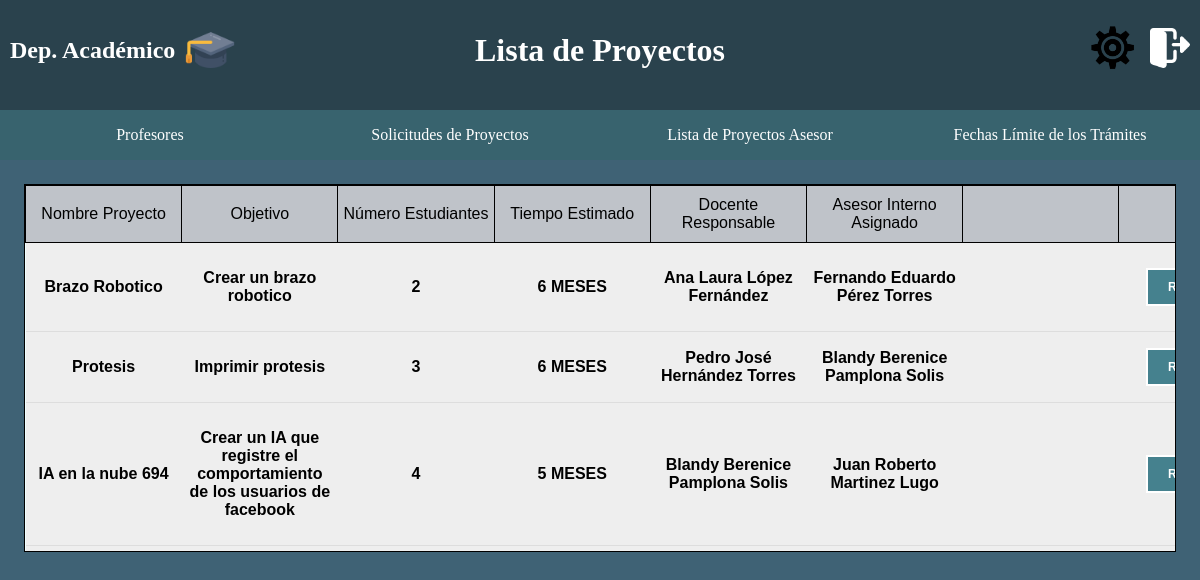
/DeptoAcademico/DeptoAcaLisPro.php (signed in), run on the app's committed database.
### tables this page shows
CREATE TABLE IF NOT EXISTS `SolicitudProyecto` (
    `SPID` int(10) NOT NULL AUTO_INCREMENT,
    `SPNombreProyecto` varchar(255) DEFAULT NULL,
    `SPObjetivo` varchar(1000) DEFAULT NULL,
    `SPDescripcion` varchar(1000) DEFAULT NULL,
    `SPImpacto` varchar(1000) DEFAULT NULL,
    `SPLugar` varchar(255) DEFAULT NULL,
    `SPEstudiantesRequeridos` int(11) DEFAULT NULL,
    `SDTiempoEstimado` int(11) DEFAULT NULL COMMENT 'MESES',
    `SPTipo` varchar(10) DEFAULT 'INTERNO' COMMENT 'INTERNO, EXTERNO, DUAL, CIIE',
    `SPLineaInvestigacion` varchar(255) DEFAULT NULL,
    `SPReferencias` varchar(1000) DEFAULT NULL,
    `UIDResponsable` int(11) DEFAULT NULL COMMENT 'El responsable es el que registra el proyecto',
    `SPEstatus` varchar(10) DEFAULT 'PENDIENTE' COMMENT 'PENDIENTE, REVISION, ACEPTADO, RECHAZADP',
    `ERFC` varchar(13) DEFAULT NULL,
    `UPropietario` int(11) DEFAULT NULL,
    PRIMARY KEY (`SPID`),
    KEY `UIDResponsable` (`UIDResponsable`),
    KEY `ERFC` (`ERFC`),
    KEY `UPropietario` (`UPropietario`),
    CONSTRAINT `SolicitudProyecto_ibfk_1` FOREIGN KEY (`ERFC`) REFERENCES `Empresas` (`ERFC`) ON DELETE CASCADE ON UPDATE CASCADE,
    CONSTRAINT `SolicitudProyecto_ibfk_2` FOREIGN KEY (`UPropietario`) REFERENCES `Usuarios` (`UID`) ON DELETE CASCADE ON UPDATE CASCADE,
    CONSTRAINT `UIDResponsable` FOREIGN KEY (`UIDResponsable`) REFERENCES `Usuarios` (`UID`) ON DELETE CASCADE ON UPDATE CASCADE
);

CREATE TABLE IF NOT EXISTS `Profesor` (
    `RFCProfesor` varchar(20) NOT NULL,
    `NombreCompleto` varchar(100) DEFAULT NULL,
    `CorreoInstitucional` varchar(50) DEFAULT NULL,
    `ContrasenaCorreo` varchar(50) DEFAULT NULL,
    `DID` int(11) DEFAULT NULL,
    PRIMARY KEY (`RFCProfesor`),
    KEY `DID` (`DID`),
    CONSTRAINT `DID` FOREIGN KEY (`DID`) REFERENCES `Departamentos` (`DID`) ON UPDATE CASCADE
);

### DeptoAcademico/funcionesDepto.php (called while the page is built, shortened)
<?php
function DID($UID){
    $conection = conn();
    $sql = "SELECT Departamentos.`DID` FROM `Departamentos` INNER JOIN `UsuariosDepartamentos` ON `Departamentos`.DID= `UsuariosDepartamentos`.DID WHERE `UsuariosDepartamentos`.UID = $UID;";
    $query = mysqli_query($conection, $sql);
    return $query;
}
function listSolicProyAcep($DID){
    $conection = conn();
    $sql = "SELECT SolicitudProyecto.`SPID` FROM `SolicitudProyecto` INNER JOIN `UsuariosDepartamentos` ON SolicitudProyecto.`UIDResponsable` = UsuariosDepartamentos.`UID` WHERE UsuariosDepartamentos.`DID` = $DID AND SolicitudProyecto.`SPEstatus`='ACEPTADO';";
    $query = mysqli_query($conection, $sql);
    return $query;
}
function basicInfoProy($SPID){
    $conection = conn();
    $sql = "CALL basicInfo($SPID);";
    $query = mysqli_query($conection, $sql);
    return $query;
}
function asesorInterno($BPID){
    $conection = conn();
    $sql = "SELECT Profesor.`RFCProfesor`, Profesor.NombreCompleto FROM `Profesor` INNER JOIN `BancoProyectos` INNER JOIN `AsesorInterno` INNER JOIN `Profesor_Usuarios` ON AsesorInterno.`AIID` = BancoProyectos.`AIID` AND Profesor.`RFCProfesor` = Profesor_Usuarios.`RFCProfesor` AND Profesor_Usuarios.`UID` = AsesorInterno.`UID` WHERE BancoProyectos.BPID = $BPID;";
    $query = mysqli_query($conection, $sql);
    return $query;
}
function existeBanco($SPID){
    $conection = conn();
    $sql = "SELECT * FROM BancoProyectos WHERE SPID = $SPID";
    $query = mysqli_query($conection, $sql);
    return $query;
}
?>

### DeptoAcademico/DeptoAcaLisPro.php (the view, shortened to what this page needs)
	<?php
	include ('funcionesDepto.php');
	$UID = $_SESSION['id'];
	$DID = mysqli_fetch_array(DID($UID));
    $result = listSolicProyAcep($DID[0]);
?>
<!DOCTYPE html>
<html>
<head>
	<link rel="stylesheet" href="../style/style.css">
	<link rel="stylesheet" href="Style/styleDepto.css">
	</head>
	<body style="margin: 0;" id="bgcolor">
	<div class="container">
		<div class="row">
			<div class="left-column">
				<a class="home-btn" href="index.php">
					<h2><span style="margin-right: 10px;">Dep. Académico</span></h2>
					<img src="../img/sombrero.png" width="50px">
				</a>
			</div>
			<div class="center-column">
				<h1>Lista de Proyectos</h1>
			</div>
			<div class="right-column">
				<a href="../usuariosConfig.php?idUsuario=<?php echo $_SESSION['id'];?>"><img src="../img/configuraciones.png" width="50px"></a> &nbsp; &nbsp;
				<a href="../logout.php"><img src="../img/logout.png" width="40px"></a>
			</div>
		</div>
	</div>
	<div class="tabla-scroll">
	<table class = "tb-asp">
			<tr>
				<td class="sticky">Nombre Proyecto</td>
				<td class="sticky">Objetivo</td>
				<td class="sticky">Número Estudiantes</td>
				<td class="sticky">Tiempo Estimado</td>
				<td class="sticky">Docente Responsable</td>
				<td class="sticky">Asesor Interno Asignado</td>
				<td class="sticky">&nbsp;&nbsp;&nbsp;&nbsp;&nbsp;&nbsp;&nbsp;</td>
				<td class="sticky">&nbsp;&nbsp;&nbsp;&nbsp;&nbsp;&nbsp;&nbsp;</td>
			</tr>
	        <tr>
			<?php
				$i = 0;
				while ($SPID = mysqli_fetch_array($result)){
					$row = mysqli_fetch_array(basicInfoProy($SPID[0]));
					?>
					<tr <?php if($i%2==0) echo "class='par'" ?> >
						<th class="tb-th-asp"><p><?php echo $row[1];?></p></th>
						<th class="tb-th-asp"><p><?php echo $row[2];?></p></th>
						<th class="tb-th-asp"><p><?php echo $row[3];?></p></th>
						<th class="tb-th-asp"><?php echo $row[4]?> MESES</th>
						<th class="tb-th-asp"><?php if (!empty($row[5])){  echo $row[5];}else{ echo "Sin Responsable";} ?></th>
						<?php
									$BPID = mysqli_fetch_array(existeBanco($row[0]));
									$asesor = mysqli_fetch_array(asesorInterno($BPID[0]));
						  ?>
					    <th class="tb-th-asp"><?php if (!empty($asesor[1])){  echo $asesor[1];}else{ echo "Asesor Interno No Asignado";} ?></th>
						<form action="deptoAcaAsigAsesor.php" method="POST" target ="blank">
							<th class="tb-th-asp">
								<?php
									$BPID = mysqli_fetch_array(existeBanco($row[0]));
									$asesor = mysqli_fetch_array(asesorInterno($BPID[0]));
									if(empty($asesor)){
										$reasigna = "hidden";
									}else{
										$reasigna = "submit";
									}
								?>
							</th>
						</form>
						<form action="deptoAcaReasigAsesor.php" method="POST" target="blank">
							<th class="tb-th-asb">
								<input type="<?php echo $reasigna; ?>" value="Reasignar">
							</th>
						</form>
					</tr>
					<?php
					$i++;
				}
				?>
	        </tr>
	    </table>
	</div>
	</body>
	</html>

### style/style.css (style rules this page uses)
body { margin: 0; background-color: whitesmoke; }
.container { display: flex; flex-direction: column; justify-content: center; align-items: center; align-items: flex-start; justify-content: flex-start; background-color: #2A424D; }
.row { display: flex; justify-content: center; align-items: center; width: 100%; margin-bottom: 10px; color: white; }
.button-row { display: flex; justify-content: center; align-items: center; width: 100%; }
.button-link { display: flex; align-items: center; justify-content: center; height: 50px; background-color: #45818e86; color: white; text-align: center; text-decoration: none; flex: 1; }
.left-column { width: 33%; height: 100px; display: flex; justify-content: flex-start; align-items: center; padding-left: 10px; }
.center-column { width: 33%; height: 100px; display: flex; justify-content: center; align-items: center; }
.right-column { width: 33%; height: 100px; display: flex; justify-content: flex-end; align-items: center; padding-right: 10px; }
.home-btn { display: flex; align-items: center; text-decoration: none; color: white; }
.tabla-scroll { max-height: 366px; border: 1px solid; overflow: scroll; background-color: azure; margin: 2%; }
.sticky { position: sticky; top: 0; background-color: #bfc3c9; min-width: 145.210px; max-width: 145.210px; border: 1px solid; }
.par { background-color: #dbe9ff; }
.tb-th-asp { min-width: 132.210px; max-width: 132.210px; }
.sticky, .tb-th-asp { padding-right: 5px; padding-left: 5px; }
.tb-asp { width: 100%; }
.tb-asp, .sticky, .tb-th-asp { border-collapse: collapse; text-align: center; }
.tb-th-asb input[type="submit"] { background-color: #45818e; color: white; border: 2px solid white; border-radius: 0; padding: 10px 20px; font-size: 12px; font-weight: bold; }

### DeptoAcademico/Style/styleDepto.css (style rules this page uses)
#bgcolor { background-color: #3f6275; }
table { border-collapse: collapse; width: 100%; margin: 0 auto; font-family: Arial, sans-serif; }
th, td { padding: 10px; text-align: center; border-bottom: 1px solid #ddd; }
th { background-color: #eee; font-weight: bold; }

### data on the page
solicitudproyecto: SPNombreProyecto "Brazo Robotico", SPObjetivo "Crear un brazo robotico", SPEstudiantesRequeridos "2", SDTiempoEstimado "6", profesor.NombreCompleto "Ana Laura López Fernández", profesor.NombreCompleto "Fernando Eduardo Pérez Torres"
solicitudproyecto: SPNombreProyecto "Protesis", SPObjetivo "Imprimir protesis", SPEstudiantesRequeridos "3", SDTiempoEstimado "6", profesor.NombreCompleto "Pedro José Hernández Torres", profesor.NombreCompleto "Blandy Berenice Pamplona Solis"
solicitudproyecto: SPNombreProyecto "IA en la nube 694", SPObjetivo "Crear un IA que registre el comportamiento de los usuarios de facebook", SPEstudiantesRequeridos "4", SDTiempoEstimado "5", profesor.NombreCompleto "Blandy Berenice Pamplona Solis", profesor.NombreCompleto "Juan Roberto Martinez Lugo"
